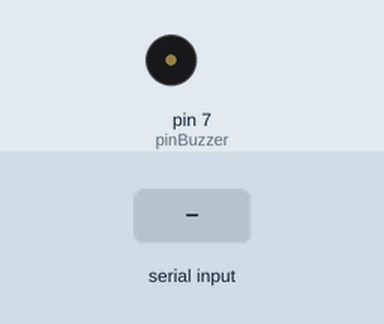
This sketch was run on a simulated Arduino Uno, built with avr-gcc and run on an emulated ATmega328P. Shown: buzzer (waves = sounding, pin HIGH). The test bench sets the inputs (shaded band).

Above: at 1.2 s.
1.3 s: "A" received over Serial
At 1.8 s:
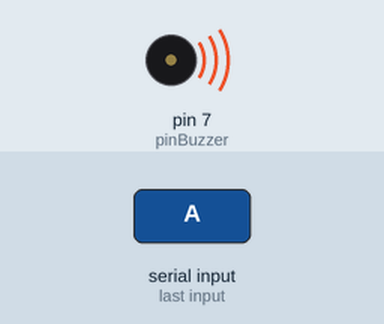
4.3 s: "P" received over Serial
At 5.3 s:
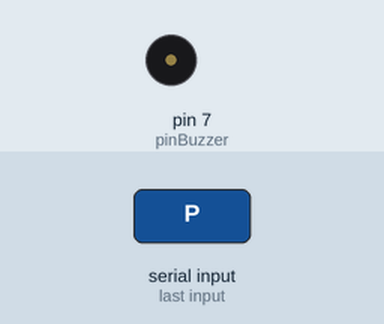
Timing chart, 0 to 7.3 s (numbered marks = the images above; inputs shaded):
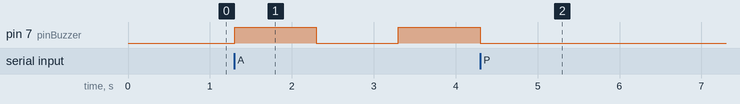

The sketch:

serial.ino
```cpp
const int pinBuzzer = 7;
boolean somTocando = false;

void setup() {
  // Inicia a comunicação serial
  Serial.begin(9600);
  pinMode(pinBuzzer, OUTPUT);
}

void loop() {
  // Verifica se há dados disponíveis na comunicação serial
  if (Serial.available() > 0) {
    // Lê o caractere recebido
    char caractere = Serial.read();

    // Se o caractere for 'A', toca o som continuamente
    if (caractere == 'A') {
      somTocando = true;
      while (somTocando) { // Loop enquanto o som estiver tocando
        digitalWrite(pinBuzzer, HIGH); // Liga o buzzer
        delay(1000); // Mantém o som ligado por 1 segundo
        digitalWrite(pinBuzzer, LOW); // Desliga o buzzer
        delay(1000); // Espera 1 segundo antes de ligar o som novamente

        // Verifica se um caractere de parada foi recebido
        if (Serial.available() > 0) {
          char stopChar = Serial.read();
          if (stopChar == 'P') {
            somTocando = false; // Para o som
          }
        }
      }
    }
  }
}
```

Measured:
- after the input at 1.3 s, pin 7 (pinBuzzer): LOW → HIGH at once, → LOW 1.0 s later, → HIGH 1.0 s later
- after the input at 4.3 s, pin 7 (pinBuzzer): goes on until 4.3 s, then stays LOW
